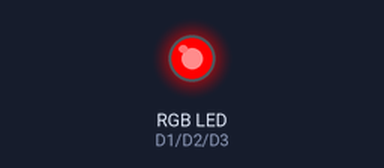
Bench run of a sketch on a simulated ESP8266 (NodeMCU). Shown: an RGB LED mixed from three pins (HIGH = lit).

Above: at 0.5 s.
At 2.5 s:
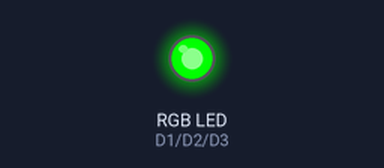
At 4.5 s:
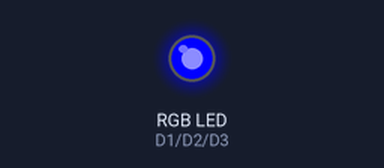
At 5.5 s:
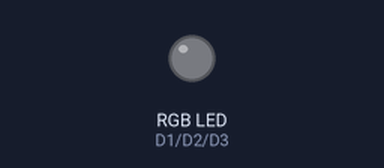
Timing chart, 0 to 7.8 s (numbered marks = the images above):
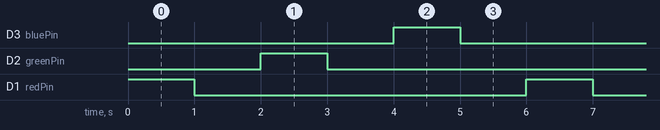

Measured:
- by itself, D3 (bluePin), D2 (greenPin), D1 (redPin): alternates HIGH for 1.0 s and LOW for 5.0 s
- by itself, everything shown: repeats every 6.0 s, in 6 steps

The sketch:

rgb_simples.ino
```cpp
/*
NodeMCU example: RGB Led blinking
2016 by José Cintra
wwww.josecintra.com/blog
*/

int redPin = D1, greenPin = D2, bluePin = D3;

void setup() {
  pinMode(redPin, OUTPUT); pinMode(greenPin, OUTPUT); pinMode(bluePin, OUTPUT);
  }

void loop() {
  digitalWrite(redPin, HIGH); delay(1000);
  digitalWrite(redPin, LOW); delay(1000);
  digitalWrite(greenPin, HIGH); delay(1000);
  digitalWrite(greenPin, LOW); delay(1000);
  digitalWrite(bluePin, HIGH); delay(1000);
  digitalWrite(bluePin, LOW); delay(1000);
  }
```
